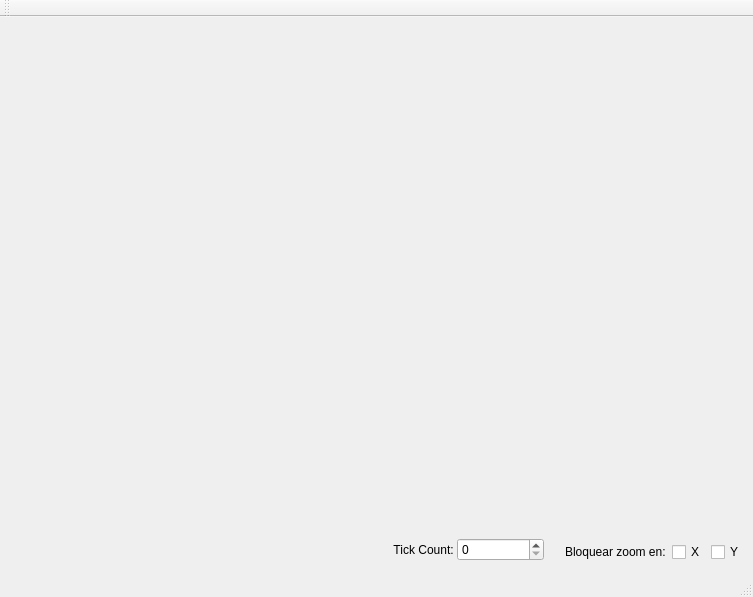
<?xml version="1.0" encoding="UTF-8"?>
<ui version="4.0">
 <class>DataPlotWindow</class>
 <widget class="QMainWindow" name="DataPlotWindow">
  <property name="geometry">
   <rect>
    <x>0</x>
    <y>0</y>
    <width>753</width>
    <height>597</height>
   </rect>
  </property>
  <property name="windowTitle">
   <string>MainWindow</string>
  </property>
  <widget class="QWidget" name="centralwidget">
   <layout class="QGridLayout" name="gridLayout_2">
    <item row="0" column="1">
     <layout class="QGridLayout" name="gridLayout" rowstretch="2,0,0">
      <property name="sizeConstraint">
       <enum>QLayout::SetMaximumSize</enum>
      </property>
      <item row="0" column="0" colspan="6">
       <widget class="QCustomPlot" name="plotWidget" native="true">
        <property name="sizePolicy">
         <sizepolicy hsizetype="Preferred" vsizetype="Preferred">
          <horstretch>0</horstretch>
          <verstretch>0</verstretch>
         </sizepolicy>
        </property>
        <property name="minimumSize">
         <size>
          <width>40</width>
          <height>34</height>
         </size>
        </property>
       </widget>
      </item>
      <item row="1" column="0" rowspan="2" colspan="2">
       <spacer name="horizontalSpacer_2">
        <property name="orientation">
         <enum>Qt::Horizontal</enum>
        </property>
        <property name="sizeHint" stdset="0">
         <size>
          <width>378</width>
          <height>28</height>
         </size>
        </property>
       </spacer>
      </item>
      <item row="1" column="2" rowspan="2" colspan="2">
       <layout class="QFormLayout" name="formLayout">
        <property name="horizontalSpacing">
         <number>0</number>
        </property>
        <property name="verticalSpacing">
         <number>0</number>
        </property>
        <item row="1" column="0">
         <widget class="QLabel" name="label">
          <property name="text">
           <string>Tick Count: </string>
          </property>
          <property name="alignment">
           <set>Qt::AlignRight|Qt::AlignTrailing|Qt::AlignVCenter</set>
          </property>
         </widget>
        </item>
        <item row="1" column="1">
         <widget class="QSpinBox" name="tickStepSpinBox">
          <property name="maximumSize">
           <size>
            <width>87</width>
            <height>16777215</height>
           </size>
          </property>
          <property name="singleStep">
           <number>4</number>
          </property>
         </widget>
        </item>
       </layout>
      </item>
      <item row="1" column="4" rowspan="2" colspan="2">
       <layout class="QHBoxLayout" name="horizontalLayout">
        <item>
         <widget class="QLabel" name="label_2">
          <property name="text">
           <string>Bloquear zoom en:</string>
          </property>
         </widget>
        </item>
        <item>
         <widget class="QCheckBox" name="blockXToggle">
          <property name="text">
           <string>X</string>
          </property>
         </widget>
        </item>
        <item>
         <widget class="QCheckBox" name="blockYToggle">
          <property name="text">
           <string>Y</string>
          </property>
         </widget>
        </item>
       </layout>
      </item>
     </layout>
    </item>
   </layout>
  </widget>
  <widget class="QMenuBar" name="menubar">
   <property name="geometry">
    <rect>
     <x>0</x>
     <y>0</y>
     <width>753</width>
     <height>19</height>
    </rect>
   </property>
  </widget>
  <widget class="QStatusBar" name="statusbar"/>
  <widget class="QToolBar" name="toolBar">
   <property name="windowTitle">
    <string>toolBar</string>
   </property>
   <attribute name="toolBarArea">
    <enum>TopToolBarArea</enum>
   </attribute>
   <attribute name="toolBarBreak">
    <bool>false</bool>
   </attribute>
  </widget>
 </widget>
 <customwidgets>
  <customwidget>
   <class>QCustomPlot</class>
   <extends>QWidget</extends>
   <header>qcustomplot.h</header>
   <container>1</container>
  </customwidget>
 </customwidgets>
 <resources/>
 <connections/>
</ui>
